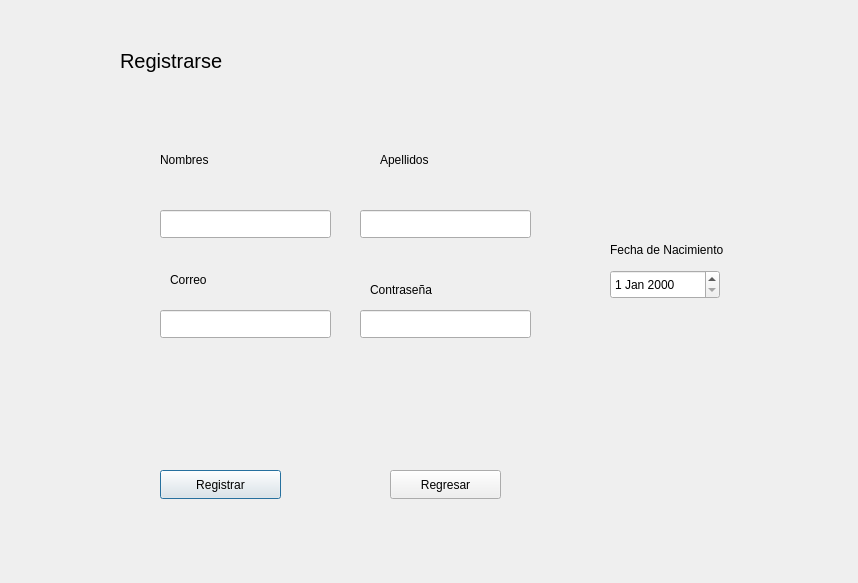
<?xml version="1.0" encoding="UTF-8"?>
<ui version="4.0">
 <class>formregistro</class>
 <widget class="QDialog" name="formregistro">
  <property name="geometry">
   <rect>
    <x>0</x>
    <y>0</y>
    <width>858</width>
    <height>583</height>
   </rect>
  </property>
  <property name="windowTitle">
   <string>Dialog</string>
  </property>
  <widget class="QLineEdit" name="nombres">
   <property name="geometry">
    <rect>
     <x>160</x>
     <y>210</y>
     <width>171</width>
     <height>28</height>
    </rect>
   </property>
  </widget>
  <widget class="QLineEdit" name="apellidos">
   <property name="geometry">
    <rect>
     <x>360</x>
     <y>210</y>
     <width>171</width>
     <height>28</height>
    </rect>
   </property>
  </widget>
  <widget class="QLineEdit" name="correo">
   <property name="geometry">
    <rect>
     <x>160</x>
     <y>310</y>
     <width>171</width>
     <height>28</height>
    </rect>
   </property>
  </widget>
  <widget class="QLineEdit" name="pass">
   <property name="geometry">
    <rect>
     <x>360</x>
     <y>310</y>
     <width>171</width>
     <height>28</height>
    </rect>
   </property>
  </widget>
  <widget class="QPushButton" name="registrar">
   <property name="geometry">
    <rect>
     <x>160</x>
     <y>470</y>
     <width>121</width>
     <height>29</height>
    </rect>
   </property>
   <property name="text">
    <string>Registrar</string>
   </property>
  </widget>
  <widget class="QPushButton" name="pushButton_2">
   <property name="geometry">
    <rect>
     <x>390</x>
     <y>470</y>
     <width>111</width>
     <height>29</height>
    </rect>
   </property>
   <property name="text">
    <string>Regresar</string>
   </property>
  </widget>
  <widget class="QDateEdit" name="dateEdit">
   <property name="geometry">
    <rect>
     <x>610</x>
     <y>270</y>
     <width>110</width>
     <height>29</height>
    </rect>
   </property>
  </widget>
  <widget class="QLabel" name="label">
   <property name="geometry">
    <rect>
     <x>120</x>
     <y>30</y>
     <width>151</width>
     <height>61</height>
    </rect>
   </property>
   <property name="font">
    <font>
     <pointsize>15</pointsize>
    </font>
   </property>
   <property name="text">
    <string>Registrarse</string>
   </property>
  </widget>
  <widget class="QLabel" name="label_2">
   <property name="geometry">
    <rect>
     <x>160</x>
     <y>150</y>
     <width>63</width>
     <height>20</height>
    </rect>
   </property>
   <property name="text">
    <string>Nombres</string>
   </property>
  </widget>
  <widget class="QLabel" name="label_3">
   <property name="geometry">
    <rect>
     <x>380</x>
     <y>150</y>
     <width>63</width>
     <height>20</height>
    </rect>
   </property>
   <property name="text">
    <string>Apellidos</string>
   </property>
  </widget>
  <widget class="QLabel" name="label_4">
   <property name="geometry">
    <rect>
     <x>170</x>
     <y>270</y>
     <width>63</width>
     <height>20</height>
    </rect>
   </property>
   <property name="text">
    <string>Correo</string>
   </property>
  </widget>
  <widget class="QLabel" name="label_5">
   <property name="geometry">
    <rect>
     <x>370</x>
     <y>280</y>
     <width>81</width>
     <height>20</height>
    </rect>
   </property>
   <property name="text">
    <string>Contraseña</string>
   </property>
  </widget>
  <widget class="QLabel" name="label_6">
   <property name="geometry">
    <rect>
     <x>610</x>
     <y>240</y>
     <width>151</width>
     <height>20</height>
    </rect>
   </property>
   <property name="text">
    <string>Fecha de Nacimiento</string>
   </property>
  </widget>
 </widget>
 <resources/>
 <connections/>
</ui>
